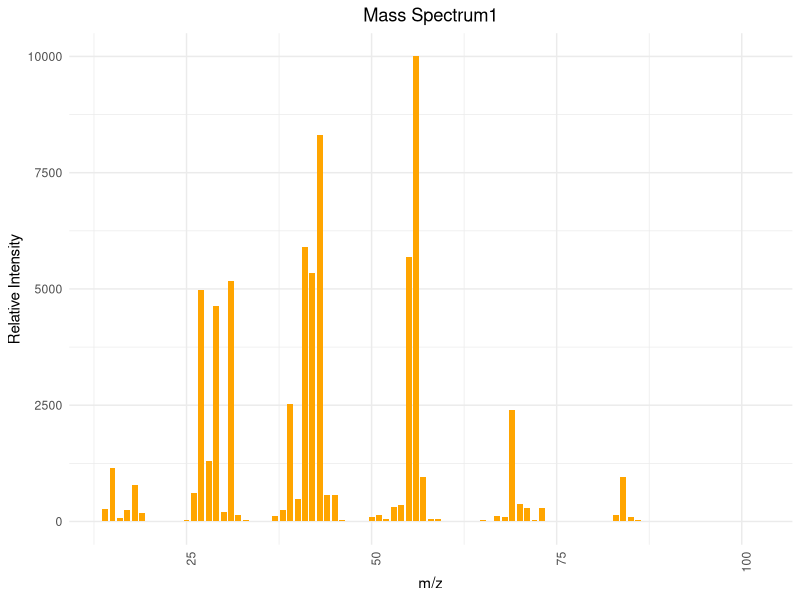
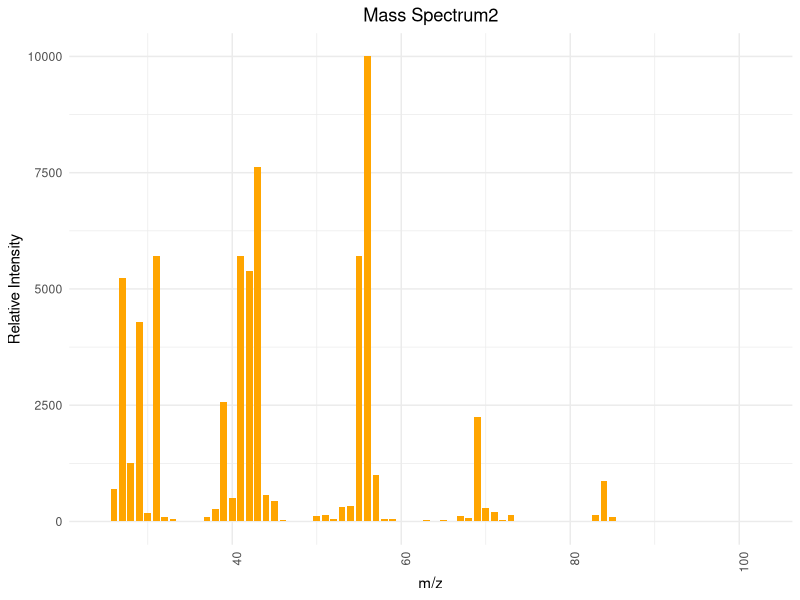
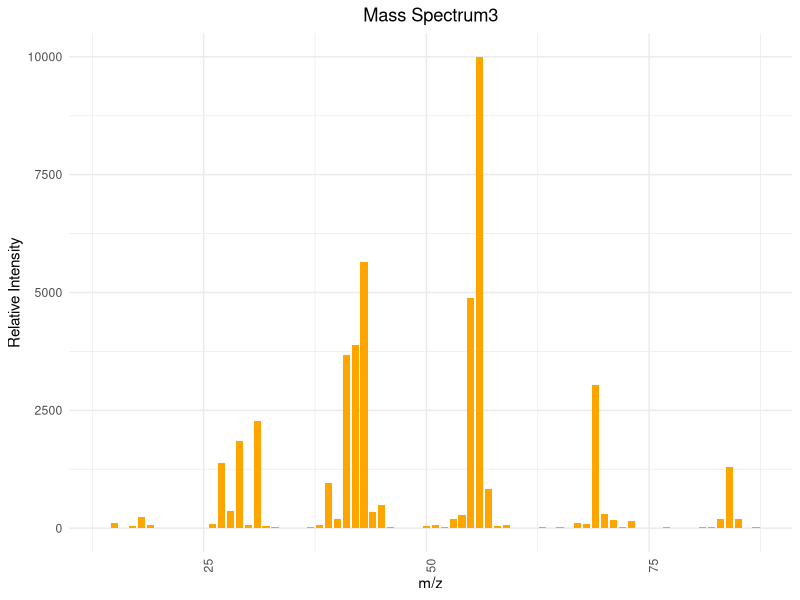
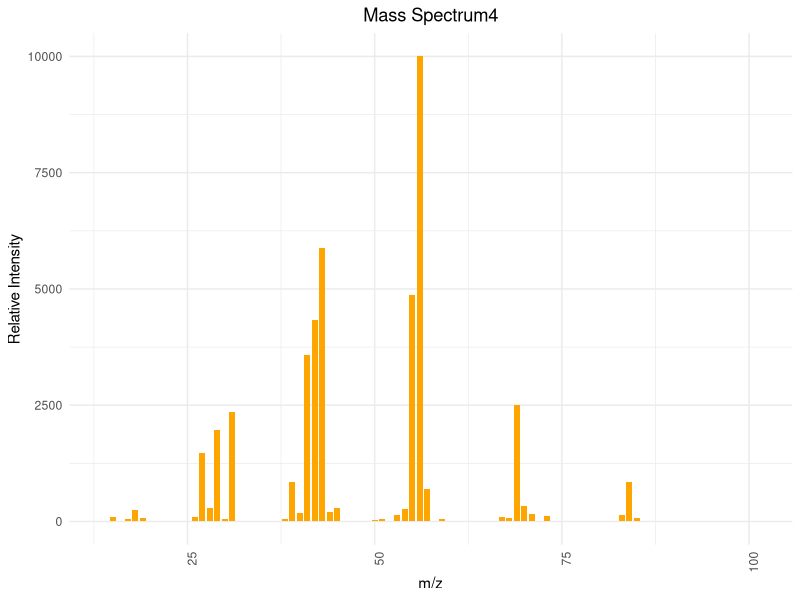
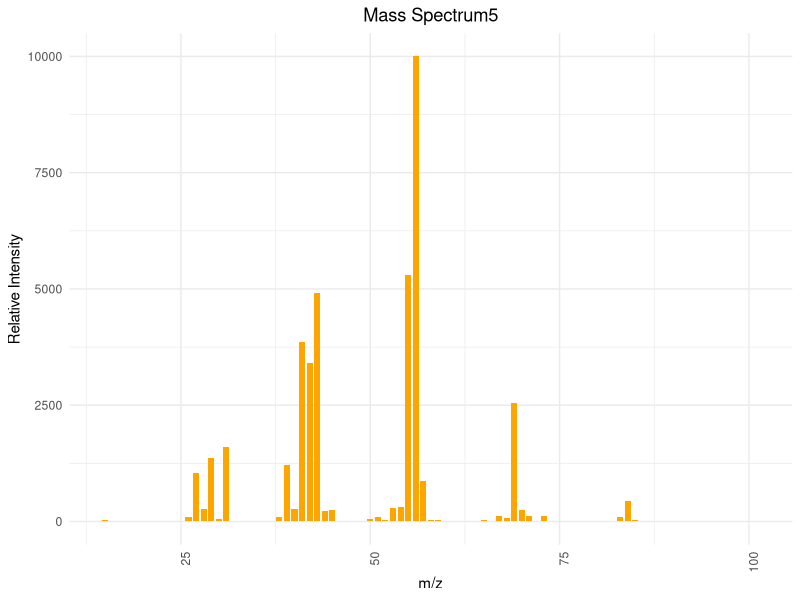

Write R code to recreate these figures, in order.
## ---- chunk 1
# 安装并加载所需的包
library(ggplot2)

# 图1
mz1 <- c(14, 15, 16, 17, 18, 19, 25, 26, 27, 28, 29, 30, 31, 32, 33, 36, 37, 38, 39, 40, 41, 42, 43, 44, 45, 46, 47, 49, 50, 51, 52, 53, 54, 55, 56, 57, 58, 59, 60, 61, 62, 63, 65, 66, 67, 68, 69, 70, 71, 72, 73, 74, 75, 77, 79, 81, 82, 83, 84, 85, 86, 87, 88, 102)
intensity1 <- c(260, 1160, 80, 240, 780, 190, 40, 610, 4980, 1290, 4640, 200, 5170, 130, 40, 10, 110, 240, 2530, 480, 5900, 5340, 8310, 580, 580, 30, 10, 20, 90, 140, 50, 310, 350, 5690, 9999, 950, 50, 60, 10, 20, 20, 20, 30, 10, 120, 90, 2390, 380, 290, 40, 300, 20, 10, 10, 10, 20, 20, 140, 960, 90, 30, 10, 20, 10)

data1 <- data.frame(mz1, intensity1)


ggplot(data1, aes(x=mz1, y=intensity1)) +
  geom_bar(stat="identity", fill="orange", width=0.8) + 
  theme_minimal() + 
  labs(title="Mass Spectrum1",
       x="m/z",
       y="Relative Intensity") + 
  theme(axis.text.x = element_text(angle = 90, hjust = 1), plot.title = element_text(hjust = 0.5))  

# 图2
mz2 <- c(25, 26, 27, 28, 29, 30, 31, 32, 33, 36, 37, 38, 39, 40, 41, 42, 43, 44, 45, 46, 47, 49, 50, 51, 52, 53, 54, 55, 56, 57, 58, 59, 60, 61, 62, 63, 65, 66, 67, 68, 69, 70, 71, 72, 73, 74, 77, 79, 81, 82, 83, 84, 85, 86, 101, 102)
intensity2 <- c(10, 700, 5230, 1250, 4300, 190, 5710, 90, 50, 10, 100, 270, 2570, 500, 5700, 5390, 7620, 560, 450, 30, 5, 10, 110, 150, 50, 310, 340, 5710, 9999, 990, 50, 60, 5, 10, 10, 30, 30, 10, 110, 80, 2240, 290, 200, 30, 150, 10, 10, 5, 10, 10, 150, 880, 100, 5, 10, 5)

data2 <- data.frame(mz2, intensity2)

ggplot(data2, aes(x=mz2, y=intensity2)) +
  geom_bar(stat="identity", fill="orange", width=0.8) + 
  theme_minimal() + 
  labs(title="Mass Spectrum2",
       x="m/z",
       y="Relative Intensity") + 
  theme(axis.text.x = element_text(angle = 90, hjust = 1), plot.title = element_text(hjust = 0.5))  

# 图3
mz3 <- c(14, 15, 16, 17, 18, 19, 26, 27, 28, 29, 30, 31, 32, 33, 37, 38, 39, 40, 41, 42, 43, 44, 45, 46, 47, 49, 50, 51, 52, 53, 54, 55, 56, 57, 58, 59, 60, 61, 62, 63, 64, 65, 66, 67, 68, 69, 70, 71, 72, 73, 74, 75, 77, 78, 79, 81, 82, 83, 84, 85, 86, 87)
intensity3 <- c(10, 100, 10, 50, 240, 70, 90, 1390, 370, 1840, 70, 2280, 40, 30, 20, 60, 950, 200, 3670, 3890, 5650, 340, 500, 30, 10, 10, 40, 70, 20, 190, 270, 4880, 9999, 840, 40, 60, 10, 10, 10, 20, 10, 30, 10, 110, 90, 3040, 310, 180, 30, 160, 10, 10, 20, 10, 10, 30, 30, 190, 1300, 190, 10, 30)

data3 <- data.frame(mz3, intensity3)

ggplot(data3, aes(x=mz3, y=intensity3)) +
  geom_bar(stat="identity", fill="orange", width=0.8) + 
  theme_minimal() + 
  labs(title="Mass Spectrum3",
       x="m/z",
       y="Relative Intensity") + 
  theme(axis.text.x = element_text(angle = 90, hjust = 1), plot.title = element_text(hjust = 0.5))  
# 图4
mz4 <- c(14, 15, 17, 18, 19, 26, 27, 28, 29, 30, 31, 32, 33, 37, 38, 39, 40, 41, 42, 43, 44, 45, 46, 50, 51, 52, 53, 54, 55, 56, 57, 58, 59, 63, 65, 67, 68, 69, 70, 71, 72, 73, 81, 82, 83, 84, 85, 101)
intensity4 <- c(10, 100, 50, 250, 70, 90, 1480, 300, 1970, 60, 2360, 20, 20, 20, 60, 840, 180, 3590, 4330, 5890, 200, 280, 10, 30, 50, 20, 140, 260, 4880, 9999, 700, 20, 50, 10, 10, 90, 70, 2500, 330, 160, 20, 120, 10, 10, 140, 850, 70, 10)

data4 <- data.frame(mz4, intensity4)

ggplot(data4, aes(x=mz4, y=intensity4)) +
  geom_bar(stat="identity", fill="orange", width=0.8) + 
  theme_minimal() + 
  labs(title="Mass Spectrum4",
       x="m/z",
       y="Relative Intensity") + 
  theme(axis.text.x = element_text(angle = 90, hjust = 1), plot.title = element_text(hjust = 0.5))  

# 图5
mz5 <- c(15, 19, 26, 27, 28, 29, 30, 31, 32, 33, 37, 38, 39, 40, 41, 42, 43, 44, 45, 46, 49, 50, 51, 52, 53, 54, 55, 56, 57, 58, 59, 61, 62, 63, 65, 66, 67, 68, 69, 70, 71, 73, 74, 77, 78, 79, 81, 82, 83, 84, 85, 101)
intensity5 <- c(30, 20, 90, 1050, 270, 1370, 50, 1610, 20, 20, 20, 90, 1210, 260, 3870, 3400, 4920, 230, 240, 20, 10, 60, 100, 30, 280, 310, 5310, 9999, 870, 30, 40, 10, 10, 20, 30, 10, 110, 80, 2550, 240, 110, 110, 10, 10, 10, 10, 10, 10, 100, 450, 30, 10)

data5 <- data.frame(mz5, intensity5)

ggplot(data5, aes(x=mz5, y=intensity5)) +
  geom_bar(stat="identity", fill="orange", width=0.8) + 
  theme_minimal() + 
  labs(title="Mass Spectrum5",
       x="m/z",
       y="Relative Intensity") + 
  theme(axis.text.x = element_text(angle = 90, hjust = 1), plot.title = element_text(hjust = 0.5))  
